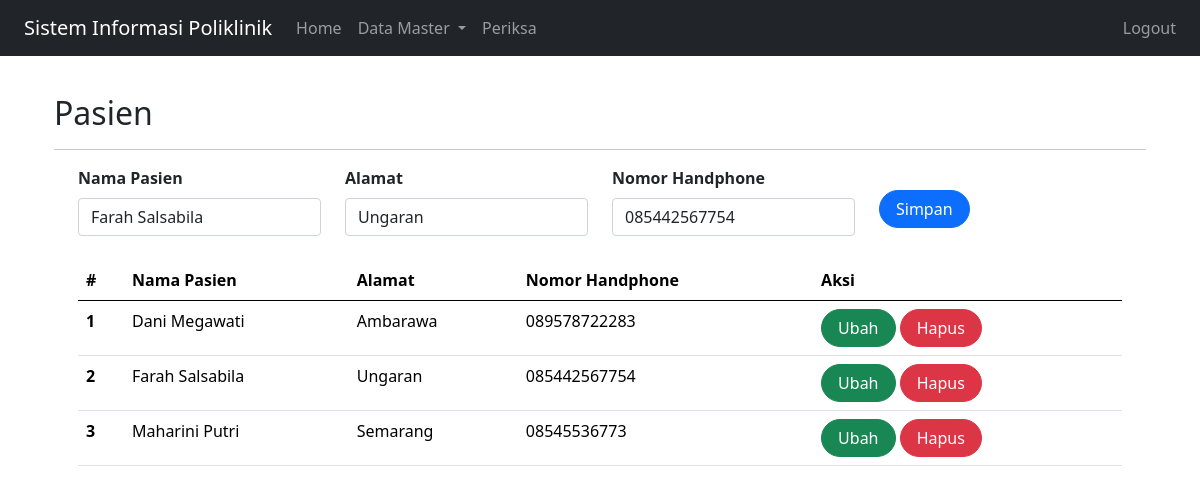
Page /index.php?page=pasien&id=11 (signed in) on the committed database.
### tables this page shows
CREATE TABLE `pasien` (
  `id` int(10) NOT NULL,
  `nama` varchar(100) NOT NULL,
  `alamat` varchar(100) NOT NULL,
  `no_hp` varchar(20) NOT NULL
);

### pasien.php (the view, shortened to what this page needs)
<?php
include'koneksi.php';
?>
<div class="container">
<form class="form row" method="POST" action="" name="myForm" onsubmit="return(validate());">
    <?php
    $nama = '';
    $alamat = '';
    $no_hp = '';
    if (isset($_GET['id'])) {
        $ambil = mysqli_query($mysqli,
        "SELECT * FROM pasien
        WHERE id='" . $_GET['id'] . "'");
        while ($row = mysqli_fetch_array($ambil)) {
            $nama = $row['nama'];
            $alamat = $row['alamat'];
            $no_hp = $row['no_hp'];
        }
    ?>
    <?php
    }
    ?>
    <div class="col">
        <label for="inputNama" class="form-label fw-bold">
            Nama Pasien
        </label>
        <input type="varchar" class="form-control" name="nama" id="inputNama" placeholder="Nama Pasien" value="<?php echo $nama ?>">
    </div>
    <div class="col">
        <label for="inputAlamat" class="form-label fw-bold">
            Alamat
        </label>
        <input type="varchar" class="form-control" name="alamat" id="inputAlamat" placeholder="Alamat" value="<?php echo $alamat ?>">
    </div>
    <div class="col mb-4">
        <label for="inputNo_hp" class="form-label fw-bold">
        Nomor Handphone
        </label>
        <input type="varchar" class="form-control" name="no_hp" id="inputNo_hp" placeholder="Nomor Handphone" value="<?php echo $no_hp ?>">
    </div>
    <div class="col mt-4">
        <button type="submit" class="btn btn-primary rounded-pill px-3" name="simpan">Simpan</button>
    </div>
</form>
<table class="table table-hover">
    <thead>
        <tr>
            <th scope="col">#</th>
            <th scope="col">Nama Pasien</th>
            <th scope="col">Alamat</th>
            <th scope="col">Nomor Handphone</th>
            <th scope="col">Aksi</th>
        </tr>
    </thead>
    <tbody>
    <?php
   $result = mysqli_query(
      $mysqli,"SELECT * FROM pasien ORDER BY nama"
      );
    $no = 1;
    while ($data = mysqli_fetch_array($result)) {
    ?>
    <tr>
        <th scope="row"><?php echo $no++ ?></th>
        <td><?php echo $data['nama'] ?></td>
        <td><?php echo $data['alamat'] ?></td>
        <td><?php echo $data['no_hp'] ?></td>
        <td>
          <a class="btn btn-success rounded-pill px-3"
          href="index.php?page=pasien&id=<?php echo $data['id'] ?>">Ubah
          </a>
          <a class="btn btn-danger rounded-pill px-3"
          href="index.php?page=pasien&id=<?php echo $data['id'] ?>&aksi=hapus">Hapus
          </a>
        </td>
      </tr>
      <?php
      }
      ?>
    </tbody>
    </table>
</div>

### rows in the picture
pasien: nama "Farah Salsabila", alamat "Ungaran", no_hp "085442567754"
pasien: nama "Dani Megawati", alamat "Ambarawa", no_hp "089578722283"
pasien: nama "Maharini Putri", alamat "Semarang", no_hp "08545536773"

### other values in the picture
$_GET['page'] "Pasien"
